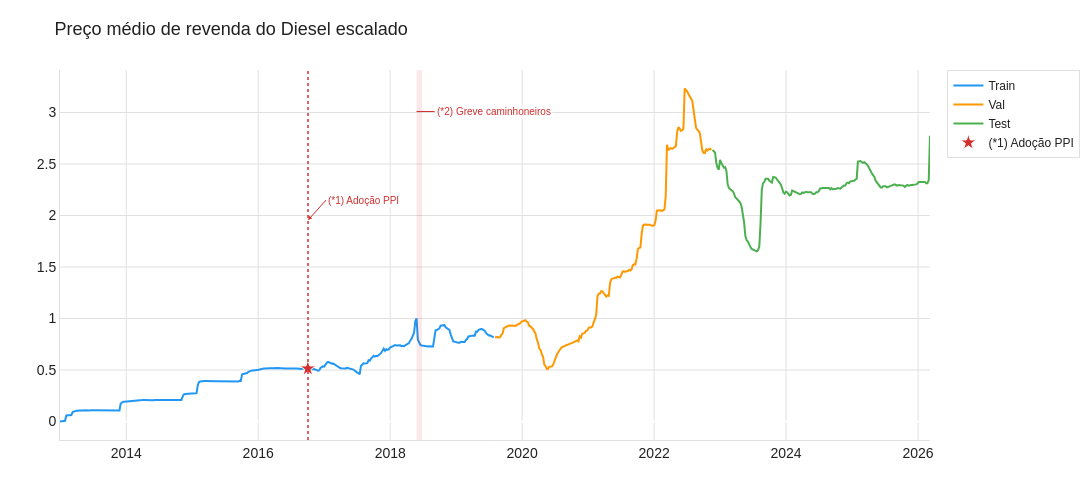

Notebook source saved alongside this figure:
### Code cell
plot_series(
    (train_scaled, "Train", PPT_COLORS["train"]),
    (val_scaled, "Val", PPT_COLORS["val"]),
    (test_scaled, "Test", PPT_COLORS["test"]),
    title="Preço médio de revenda do Diesel escalado",
    save_name="02_scaled_split",
)

### Figure 1 — Plotly figure (JSON) as saved in the notebook; plotly's stock layout.template omitted (floating-point values rounded to 4 significant figures; data arrays with more than 128 entries replaced by an {"elided": "..."} marker saying what was removed)
{"data": [{"line": {"color": "#2196F3", "width": 2}, "mode": "lines", "name": "Train", "type": "scatter", "x": {"elided": "344 str values"}, "y": {"elided": "344 float values"}}, {"line": {"color": "#FF9800", "width": 2}, "mode": "lines", "name": "Val", "type": "scatter", "x": {"elided": "172 str values"}, "y": {"elided": "172 float values"}}, {"line": {"color": "#4CAF50", "width": 2}, "mode": "lines", "name": "Test", "type": "scatter", "x": {"elided": "173 str values"}, "y": {"elided": "173 float values"}}, {"hoverinfo": "text", "hovertext": "Out/2016 — Petrobras adota PPI (Preço de Paridade de Importação): preços passam a seguir Brent + câmbio", "marker": {"color": "#D32F2F", "line": {"color": "white", "width": 1}, "size": 12, "symbol": "star"}, "mode": "markers", "name": "(*1) Adoção PPI", "showlegend": true, "type": "scatter", "x": ["2016-10-02T00:00:00"], "y": [0.5143]}], "layout": {"annotations": [{"arrowcolor": "#D32F2F", "arrowhead": 2, "arrowsize": 0.8, "arrowwidth": 1, "ax": 18, "ay": -20, "bgcolor": "rgba(255,255,255,0.75)", "font": {"color": "#D32F2F", "size": 10}, "hovertext": "Out/2016 — Petrobras adota PPI (Preço de Paridade de Importação): preços passam a seguir Brent + câmbio", "showarrow": true, "text": "(*1) Adoção PPI", "x": "2016-10-03T00:00:00", "xanchor": "left", "xref": "x", "y": 0.5943, "yref": "paper"}, {"arrowcolor": "#D32F2F", "arrowhead": 0, "arrowwidth": 1, "ax": 18, "ay": 0, "bgcolor": "rgba(255,255,255,0.75)", "font": {"color": "#D32F2F", "size": 10}, "hovertext": "27/05–26/06/2018 — Greve dos caminhoneiros: vendas de diesel reduziram ~30%", "showarrow": true, "text": "(*2) Greve caminhoneiros", "x": "2018-05-27T00:00:00", "xanchor": "left", "xref": "x", "y": 0.8879, "yref": "paper"}], "font": {"color": "#212121", "family": "Arial", "size": 14}, "height": 500, "legend": {"bgcolor": "rgba(255,255,255,0.9)", "bordercolor": "#E0E0E0", "borderwidth": 1, "font": {"size": 12}}, "margin": {"b": 60, "l": 60, "r": 40, "t": 70}, "paper_bgcolor": "#FFFFFF", "plot_bgcolor": "#FFFFFF", "shapes": [{"line": {"color": "#D32F2F", "dash": "dot", "width": 1.5}, "type": "line", "x0": "2016-10-03T00:00:00", "x1": "2016-10-03T00:00:00", "xref": "x", "y0": 0, "y1": 1, "yref": "paper"}, {"fillcolor": "rgba(211,47,47,0.10)", "line": {"width": 0}, "type": "rect", "x0": "2018-05-27T00:00:00", "x1": "2018-06-26T00:00:00", "xref": "x", "y0": 0, "y1": 1, "yref": "paper"}], "title": {"font": {"color": "#212121", "size": 18}, "text": "Preço médio de revenda do Diesel escalado"}, "width": 1200, "xaxis": {"gridcolor": "#E0E0E0", "linecolor": "#E0E0E0", "showgrid": true}, "yaxis": {"gridcolor": "#E0E0E0", "linecolor": "#E0E0E0", "showgrid": true}}}
